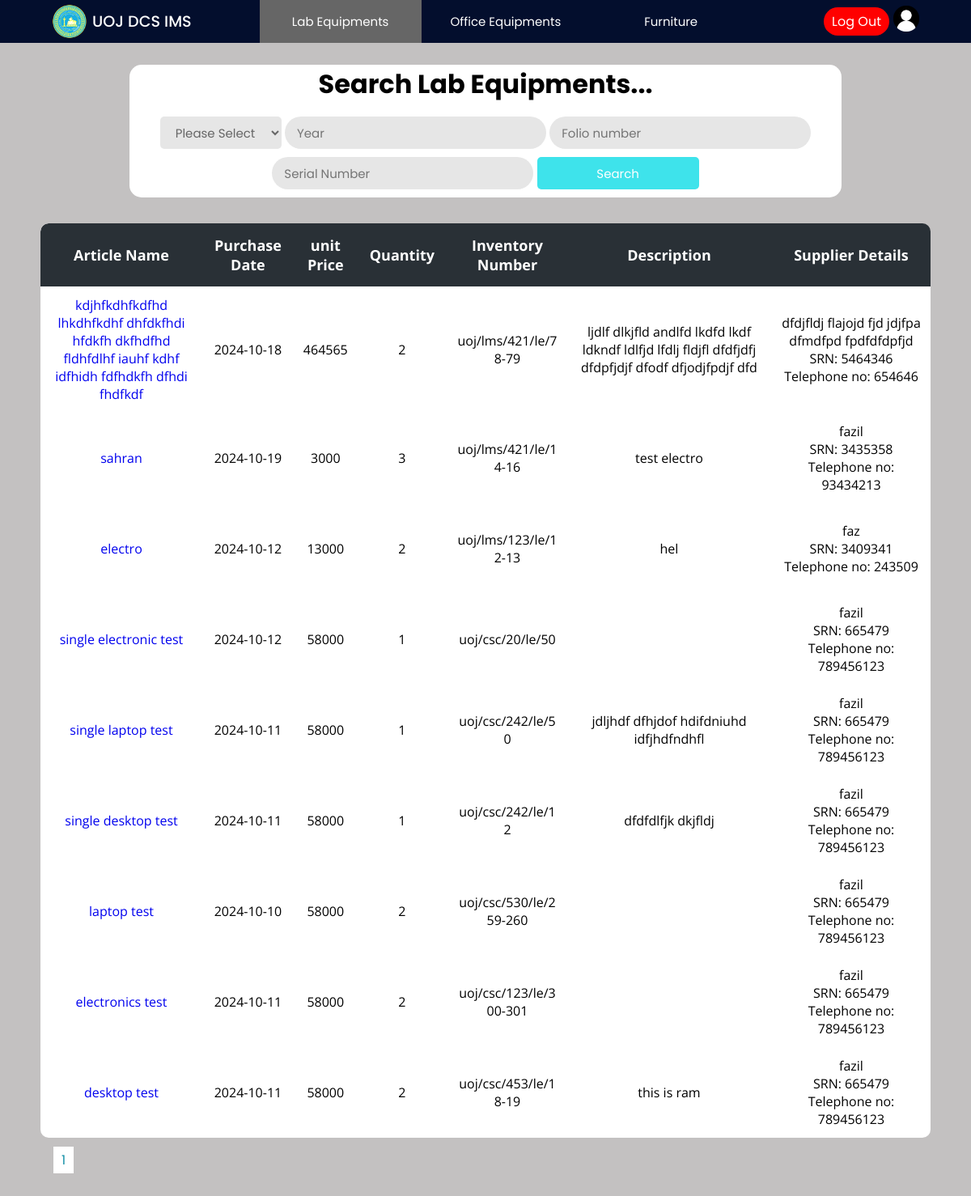
The page /Project/lab/lab.php (signed in) on the database as committed earlier.
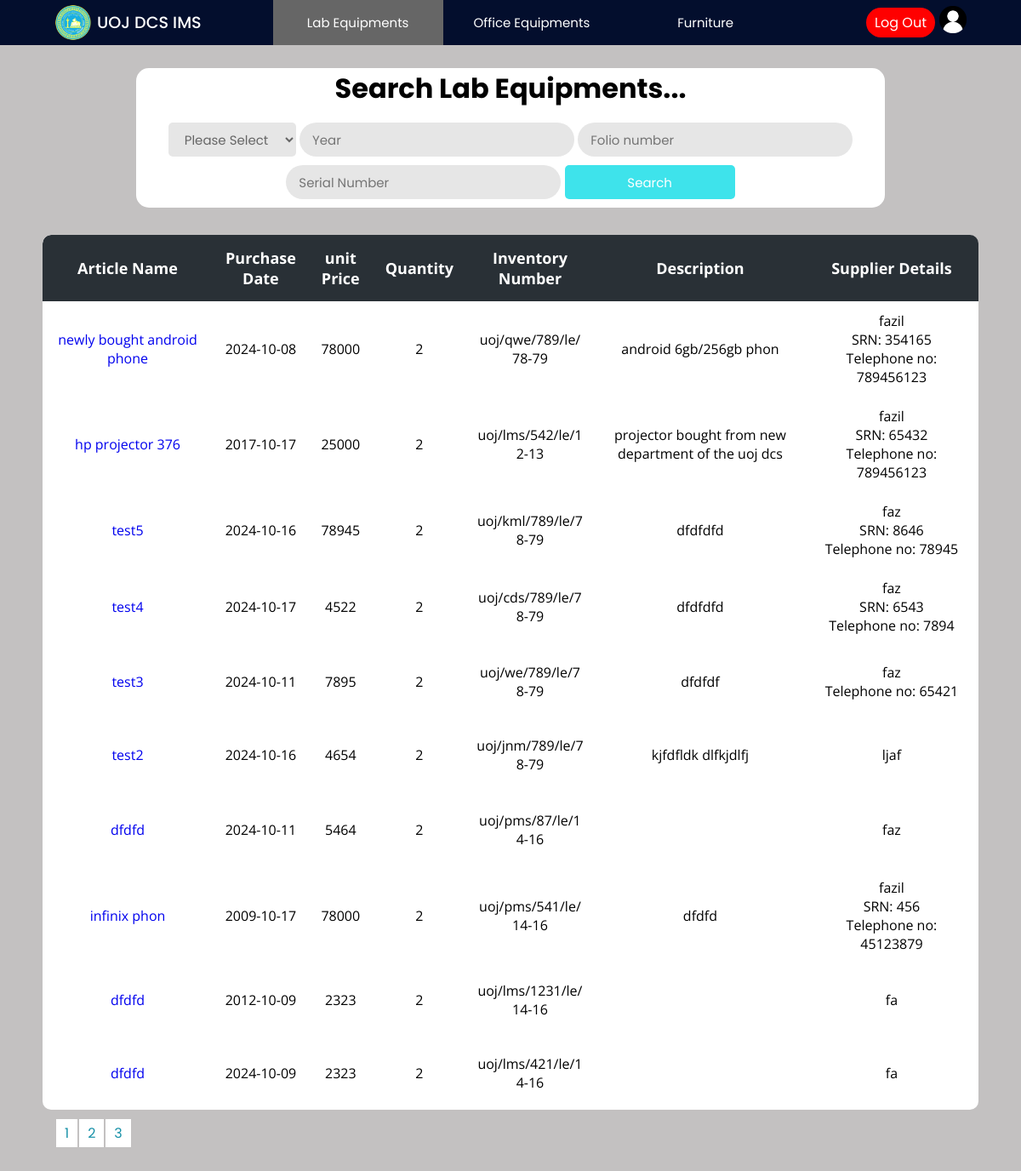
The same page on the database as committed later.
### tables this page shows
CREATE TABLE `invoice` (
  `invoice_id` int(11) NOT NULL,
  `name` varchar(200) NOT NULL,
  `date` date NOT NULL,
  `price` float NOT NULL,
  `quantity` int(11) NOT NULL,
  `folio_number` varchar(50) NOT NULL,
  `description` varchar(400) NOT NULL,
  `supplier_name` varchar(150) NOT NULL,
  `supplier_tt` int(15) NOT NULL,
  `srn` int(11) NOT NULL,
  `type` varchar(15) NOT NULL,
  `page_number` varchar(30) NOT NULL,
  `location` varchar(50) NOT NULL,
  `warranty` int(11) NOT NULL
);

### Project/lab/lab.php (the view, shortened to what this page needs)
<?php
include("../config/connection.php");
$rowsPerPage = 10;
$page = isset($_GET['page']) ? intval($_GET['page']) : 1;
$offset = ($page - 1) * $rowsPerPage;
$queryinvoice = "SELECT * FROM invoice ORDER BY invoice_id DESC LIMIT $offset, $rowsPerPage";
$totalRows = mysqli_num_rows(mysqli_query($con, "SELECT * FROM invoice"));
$totalPages = ceil($totalRows / $rowsPerPage);
?>
<!DOCTYPE html>
<html lang="en">
<head>
    <link rel="stylesheet" href="../css/lab.css">
    <link rel="stylesheet" href="../css/main.css">
</head>
<body>
    <?php include "../header/header.php"; ?>
    <div class="main-container">
        <div class="container">
            <h2>Search Lab Equipments...</h2>
            <div>
                <form action="lab.php" method="get">
                    <select name="type">
                        <option value="">Please Select</option>
                    </select>
                    <input type="number" placeholder="Year" name="year"
                        value="<?php if (isset($_POST['year'])) {
                                    echo $_POST['year'];
                                } ?>" />
                    <input type="text" placeholder="Folio number" name="folio"
                        value="<?php if (isset($_POST['folio'])) {
                                    echo $_POS['folio'];
                                } ?>" />
                    <input type="text" placeholder="Serial Number" name="SN"
                        value="<?php if (isset($_POST['SN'])) {
                                    echo $_POST['SN'];
                                } ?>">
                    <input class="button" type="submit" name="search" value="Search" />
                </form>
            </div>
        </div>
        <div class="table-con">
            <table>
                <thead>
                    <tr>
                        <th>Article Name</th>
                        <th>Purchase Date</th>
                        <th>unit Price</th>
                        <th>Quantity</th>
                        <th>Inventory Number</th>
                        <th>Description</th>
                        <th colspan=2>Supplier Details</th>
                        <th>Page Number</th>
                    </tr>
                </thead>
                <tbody>
                    <?php
                    $resultinvoice = mysqli_query($con, $queryinvoice);
                    while ($rowinvoice = mysqli_fetch_assoc($resultinvoice)) {
                    ?>
                        <tr>
                            <td class="name"><a
                                    href="labItems.php?searchItems=true&id=<?php echo $rowinvoice['invoice_id'] ?>"><?php echo $rowinvoice['name'] ?></a>
                            </td>
                            <td><?php echo $rowinvoice['date'] ?></td>
                            <td><?php echo $rowinvoice['price'] ?></td>
                            <td><?php echo $rowinvoice['quantity'] ?></td>
                            <td class="folio_number"><?php echo $rowinvoice['folio_number'] ?></td>
                            <td class="description"><?php echo $rowinvoice['description'] ?></td>
                            <td class="sname" colspan=2>
                                <?php
                                echo $rowinvoice['supplier_name'];
                                if (!empty($rowinvoice['srn'])) {
                                    echo "<br>SRN: " . $rowinvoice['srn'];
                                }
                                if (!empty($rowinvoice['supplier_tt'])) {
                                    echo "<br>Telephone no: " . $rowinvoice['supplier_tt'];
                                }
                                ?>
                            </td>
                            <td><?php echo $rowinvoice['page_number'] ?></td>
                        </tr>
                    <?php
                    }
                    ?>
                </tbody>
            </table>
        </div>
        <div class="pagination" style="margin:15px;">
            <?php
            if (!isset($_GET['search'])) {
                for ($i = 1; $i <= $totalPages; $i++) {
                    echo '<a href="?page=' . $i . '" style="margin:1px;background-color: #fff; color: #1690A7; border: none; padding: 5px 10px; cursor: pointer; width:5px;">' . $i . '</a>';
                }
            }
            ?>
        </div>
    </div>
</body>
</html>

Rows that differ between the two databases and show on the page:
no longer on this page (row unchanged): invoice: name "kdjhfkdhfkdfhd lhkdhfkdhf dhfdkfhdi hfdkfh dkfhdfhd fldhfdlhf iauhf kdhf idfhidh fdfhdkfh dfhdi fhdfkdf", date "2024-10-18", price "464565", quantity "2", folio_number "uoj/lms/421/le/78-79", description "ljdlf dlkjfld andlfd lkdfd lkdf ldkndf ldlfjd lfdlj fldjfl dfdfjdfj dfdpfjdjf dfodf dfjodjfpdjf dfd", supplier_name "dfdjfldj flajojd fjd jdjfpa dfmdfpd fpdfdfdpfjd", srn "5464346", supplier_tt "654646"
no longer on this page (row unchanged): invoice: name "sahran", date "2024-10-19", price "3000", quantity "3", folio_number "uoj/lms/421/le/14-16", description "test electro", supplier_name "fazil", srn "3435358", supplier_tt "93434213"
no longer on this page (row unchanged): invoice: name "electro", date "2024-10-12", price "13000", quantity "2", folio_number "uoj/lms/123/le/12-13", description "hel", supplier_name "faz", srn "3409341", supplier_tt "243509"
no longer on this page (row unchanged): invoice: name "single electronic test", date "2024-10-12", price "58000", quantity "1", folio_number "uoj/csc/20/le/50", supplier_name "fazil", srn "665479", supplier_tt "789456123"
no longer on this page (row unchanged): invoice: name "single laptop test", date "2024-10-11", price "58000", quantity "1", folio_number "uoj/csc/242/le/50", description "jdljhdf dfhjdof hdifdniuhd idfjhdfndhfl", supplier_name "fazil", srn "665479", supplier_tt "789456123"
no longer on this page (row unchanged): invoice: name "single desktop test", date "2024-10-11", price "58000", quantity "1", folio_number "uoj/csc/242/le/12", description "dfdfdlfjk dkjfldj", supplier_name "fazil", srn "665479", supplier_tt "789456123"
no longer on this page (row unchanged): invoice: name "laptop test", date "2024-10-10", price "58000", quantity "2", folio_number "uoj/csc/530/le/259-260", supplier_name "fazil", srn "665479", supplier_tt "789456123"
no longer on this page (row unchanged): invoice: name "electronics test", date "2024-10-11", price "58000", quantity "2", folio_number "uoj/csc/123/le/300-301", supplier_name "fazil", srn "665479", supplier_tt "789456123"
no longer on this page (row unchanged): invoice: name "desktop test", date "2024-10-11", price "58000", quantity "2", folio_number "uoj/csc/453/le/18-19", description "this is ram", supplier_name "fazil", srn "665479", supplier_tt "789456123"
added invoice: name "newly bought android phone", date "2024-10-08", price "78000", quantity "2", folio_number "uoj/qwe/789/le/78-79", description "android 6gb/256gb phon", supplier_name "fazil", srn "354165", supplier_tt "789456123"
added invoice: name "hp projector 376", date "2017-10-17", price "25000", quantity "2", folio_number "uoj/lms/542/le/12-13", description "projector bought from new department of the uoj dcs", supplier_name "fazil", srn "65432", supplier_tt "789456123"
added invoice: name "test5", date "2024-10-16", price "78945", quantity "2", folio_number "uoj/kml/789/le/78-79", description "dfdfdfd", supplier_name "faz", srn "8646", supplier_tt "78945"
added invoice: name "test4", date "2024-10-17", price "4522", quantity "2", folio_number "uoj/cds/789/le/78-79", description "dfdfdfd", supplier_name "faz", srn "6543", supplier_tt "7894"
added invoice: name "test3", date "2024-10-11", price "7895", quantity "2", folio_number "uoj/we/789/le/78-79", description "dfdfdf", supplier_name "faz", supplier_tt "65421"
added invoice: name "test2", date "2024-10-16", price "4654", quantity "2", folio_number "uoj/jnm/789/le/78-79", description "kjfdfldk dlfkjdlfj", supplier_name "ljaf"
added invoice: name "dfdfd", date "2024-10-11", price "5464", quantity "2", folio_number "uoj/pms/87/le/14-16", supplier_name "faz"
added invoice: name "infinix phon", date "2009-10-17", price "78000", quantity "2", folio_number "uoj/pms/541/le/14-16", description "dfdfd", supplier_name "fazil", srn "456", supplier_tt "45123879"
added invoice: name "dfdfd", date "2012-10-09", price "2323", quantity "2", folio_number "uoj/lms/1231/le/14-16", supplier_name "fa"
added invoice: name "dfdfd", date "2024-10-09", price "2323", quantity "2", folio_number "uoj/lms/421/le/14-16", supplier_name "fa"
Other text that changed with them:
new list line: "2"
new list line: "3"
